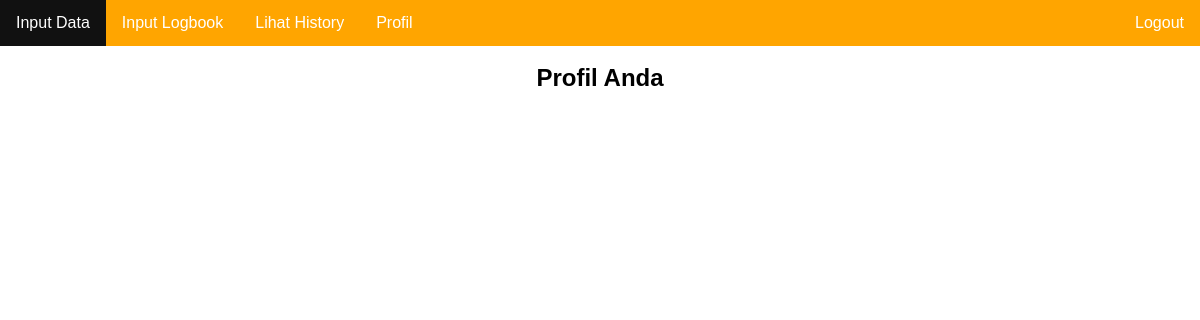
The app's page /mentor_profil.php (signed in), older data.
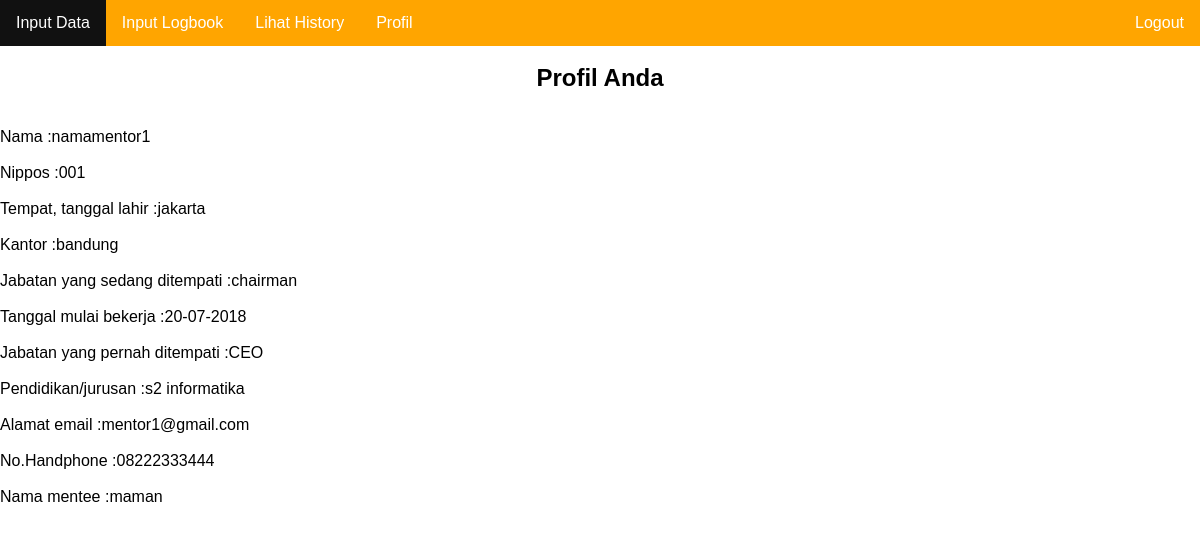
The same page, newer data.
### tables this page shows
CREATE TABLE `profil_mentor` (
  `username` varchar(100) NOT NULL,
  `nama` varchar(100) NOT NULL,
  `nippos` varchar(100) NOT NULL,
  `tempat_tanggal_lahir` varchar(100) NOT NULL,
  `kantor` varchar(100) NOT NULL,
  `jabatan_yang_sedang_ditempati` varchar(100) NOT NULL,
  `tgl_mulai_bekerja` varchar(100) NOT NULL,
  `jabatan_yang_pernah_ditempati` varchar(500) NOT NULL,
  `pendidikan_jurusan` varchar(100) NOT NULL,
  `alamat_email` varchar(100) NOT NULL,
  `no_hp` varchar(100) NOT NULL,
  `nama_mentee` varchar(200) NOT NULL,
  `periode_awal` varchar(100) NOT NULL,
  `periode_akhir` varchar(100) NOT NULL,
  `id` int(4) UNSIGNED ZEROFILL NOT NULL
);

### mentor_profil.php (the view, shortened to what this page needs)
<link rel="stylesheet" href="style.css">
<div id="mynavigation">
<ul class="navigaton">
	<li><a href="mentor_home.php">Input Data</a>
	<li><a href="mentor_logbook.php">Input Logbook</a>
	<li><a href="mentor_history.php">Lihat History</a>
	<li><a href="mentor_profil.php">Profil</a>
	<li style="float:right"><a href="logout.php">Logout</a>
</ul>
</div>
<?php
include ("fungsi/connection.php");
?>
<?php
$sql = "SELECT * FROM profil_mentor WHERE username= '". $_SESSION['username']."'" ;
$query = mysqli_query($conn, $sql);
?>
<center><h2>Profil Anda</h2></center>
<?php
while ($row = mysqli_fetch_array($query))
	{
	echo "Nama\t:" . $row['nama'];
	echo "Nippos\t:" . $row['nippos'];
	echo "Tempat, tanggal lahir\t:" . $row['tempat_tanggal_lahir'];
	echo "Kantor\t:" . $row['kantor'];
	echo "Jabatan yang sedang ditempati\t:" . $row['jabatan_yang_sedang_ditempati'];
	echo "Tanggal mulai bekerja\t:" . $row['tgl_mulai_bekerja'];
	echo "Jabatan yang pernah ditempati\t:" . $row['jabatan_yang_pernah_ditempati'];
	echo "Pendidikan/jurusan\t:" . $row['pendidikan_jurusan'];
	echo "Alamat email\t:" . $row['alamat_email'];
	echo "No.Handphone\t:" . $row['no_hp'];
	echo "Nama mentee\t:" . $row['nama_mentee'];
	}
?>

Row changes from the older to the newer data that the page shows:
added profil_mentor: nama "namamentor1", nippos "001", tempat_tanggal_lahir "jakarta", kantor "bandung", jabatan_yang_sedang_ditempati "chairman", tgl_mulai_bekerja "20-07-2018", jabatan_yang_pernah_ditempati "CEO", pendidikan_jurusan "s2 informatika", alamat_email "mentor1@gmail.com", no_hp "08222333444", nama_mentee "maman"
